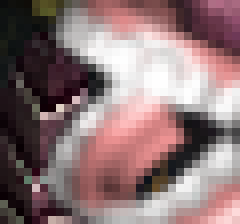
#> input picture assets/origin/cursor_crop_077.png, 30 x 28 px, found by its file name (shown 8 times larger)
$ python test_crops.py
#> lines starting #> are read from the running program, lines starting #| are printed output that depends on the picture
"""Cross-frame test: real-game cursor crops vs confirmed hover frames."""
import cv2
import numpy as np
from pathlib import Path

LOG = Path(".claude/logs")
ORIGIN = Path("assets/origin")

frames = {
    "077": cv2.imread(str(LOG / "hover_077_x784_y152_raw.png")),
    "078": cv2.imread(str(LOG / "hover_078_x824_y152_raw.png")),
}
templates = {
    "crop077": cv2.imread(str(ORIGIN / "cursor_crop_077.png")),
    "crop078": cv2.imread(str(ORIGIN / "cursor_crop_078.png")),
    "centered077": cv2.imread(str(ORIGIN / "cursor_centered_077.png")),
    "centered078": cv2.imread(str(ORIGIN / "cursor_centered_078.png")),
    "cursor_ref": cv2.imread(str(ORIGIN / "cursor_from_game_raw.png")),
}
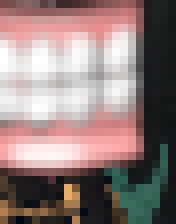
#> input picture assets/origin/cursor_crop_078.png, 22 x 28 px, found by its file name (shown 8 times larger)
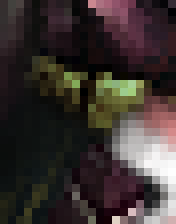
#> input picture assets/origin/cursor_centered_077.png, 22 x 28 px, found by its file name (shown 8 times larger)
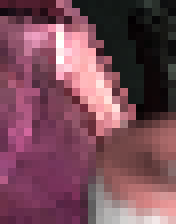
#> input picture assets/origin/cursor_centered_078.png, 22 x 28 px, found by its file name (shown 8 times larger)
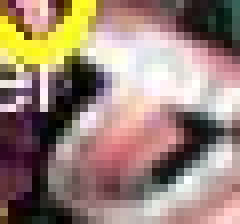
#> input picture assets/origin/cursor_from_game_raw.png, 30 x 28 px, found by its file name (shown 8 times larger)

print("Cross-frame test — max(BGR, Gray) confidence:")
print(f"{'Template':<20} {'Frame077':>10} {'Frame078':>10}")
print("-" * 44)

for tname, tpl in templates.items():
    if tpl is None:
        print(f"  {tname}: NOT FOUND")
        continue
    th, tw = tpl.shape[:2]
    row = f"{tname:<20}"
    for fname, frame in frames.items():
        if frame is None:
            row += f"  {'N/A':>8}"
            continue
        fh, fw = frame.shape[:2]
        if th > fh or tw > fw:
            row += f"  {'big':>8}"
            continue
        # BGR
        res = cv2.matchTemplate(frame, tpl, cv2.TM_CCOEFF_NORMED)
        _, mx, _, ml = cv2.minMaxLoc(res)
        # Grayscale
        fg = cv2.cvtColor(frame, cv2.COLOR_BGR2GRAY)
        tg = cv2.cvtColor(tpl, cv2.COLOR_BGR2GRAY)
        res2 = cv2.matchTemplate(fg, tg, cv2.TM_CCOEFF_NORMED)
        _, mx2, _, ml2 = cv2.minMaxLoc(res2)
        best = max(mx, mx2)
        loc = ml if mx >= mx2 else ml2
        row += f"  {best:>6.3f}@{loc}"
    print(row)
#> this loop made 5 passes
#> (tname, tw) on passes 1 to 5: ('crop077', 30), ('crop078', 22), ('centered077', 22), ('centered078', 22), ('cursor_ref', 30)
#| crop077                    N/A       N/A
#| crop078                    N/A       N/A
#| centered077                N/A       N/A
#| centered078                N/A       N/A
#| cursor_ref                 N/A       N/A

print()
print("Note: @(x,y) is top-left of best match. Cursor center is at (48,48).")
